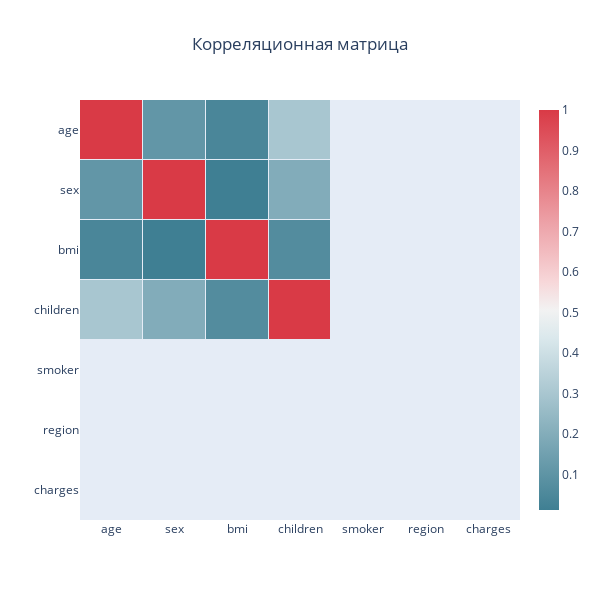

Notebook cell for this chart:
### Code cell
import plotly.graph_objects as go

heat = go.Heatmap(z=corr, x=X, y=X, xgap=1, ygap=1, colorscale=colorscale, colorbar_thickness=20, colorbar_ticklen=3)
layout = go.Layout(title_text='Корреляционная матрица', title_x=0.5,  width=600, height=600,  xaxis_showgrid=False, yaxis_showgrid=False,
                   yaxis_autorange='reversed')
fig = go.Figure(data=[heat], layout=layout)        
fig.show()

### Figure 1 — Plotly figure (JSON) as saved in the notebook; plotly's stock layout.template omitted (floating-point values rounded to 4 significant figures)
{"data": [{"colorbar": {"thickness": 20, "ticklen": 3}, "colorscale": [[0, "#3f7f93"], [0.071, "#5890a1"], [0.143, "#72a1b0"], [0.214, "#8cb3bf"], [0.286, "#a7c5cf"], [0.357, "#c0d6dd"], [0.429, "#dae8ec"], [0.5, "#f2f2f2"], [0.571, "#f7d7d9"], [0.643, "#f2bcc0"], [0.714, "#eda3a9"], [0.786, "#e8888f"], [0.857, "#e36e76"], [0.929, "#de535e"], [1, "#d93a46"]], "type": "heatmap", "x": ["age", "sex", "bmi", "children", "smoker", "region", "charges"], "xgap": 1, "y": ["age", "sex", "bmi", "children", "smoker", "region", "charges"], "ygap": 1, "z": [[1, 0.1093, 0.04247, 0.299], [0.1093, 1, 0.01276, 0.1983], [0.04247, 0.01276, 1, 0.068], [0.299, 0.1983, 0.068, 1]]}], "layout": {"height": 600, "title": {"text": "Корреляционная матрица", "x": 0.5}, "width": 600, "xaxis": {"showgrid": false}, "yaxis": {"autorange": "reversed", "showgrid": false}}}
